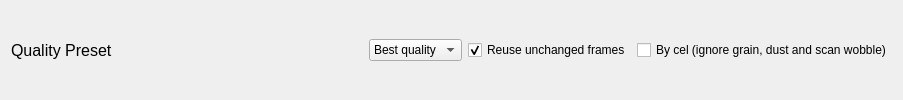
                                   <widget class="QWidget" name="qualityPresetContainer" native="true">
                                    <layout class="QHBoxLayout" name="horizontalLayout_qualityPreset">
                                     <item>
                                      <widget class="QLabel" name="qualityPresetLabel">
                                       <property name="font">
                                        <font>
                                         <pointsize>12</pointsize>
                                        </font>
                                       </property>
                                       <property name="text">
                                        <string>Quality Preset</string>
                                       </property>
                                      </widget>
                                     </item>
                                     <item>
                                      <spacer name="horizontalSpacer_qualityPreset">
                                       <property name="orientation">
                                        <enum>Qt::Orientation::Horizontal</enum>
                                       </property>
                                       <property name="sizeHint" stdset="0">
                                        <size>
                                         <width>237</width>
                                         <height>20</height>
                                        </size>
                                       </property>
                                      </spacer>
                                     </item>
                                     <item>
                                      <widget class="QLabel" name="qualityPresetInfoLabel">
                                       <property name="maximumSize">
                                        <size>
                                         <width>25</width>
                                         <height>25</height>
                                        </size>
                                       </property>
                                       <property name="text">
                                        <string/>
                                       </property>
                                       <property name="pixmap">
                                        <pixmap resource="resources.qrc">:/icons/icons/info.svg</pixmap>
                                       </property>
                                       <property name="scaledContents">
                                        <bool>true</bool>
                                       </property>
                                      </widget>
                                     </item>
                                     <item>
                                      <widget class="QComboBox" name="qualityPresetComboBox">
                                       <property name="minimumSize">
                                        <size>
                                         <width>0</width>
                                         <height>0</height>
                                        </size>
                                       </property>
                                       <item>
                                        <property name="text">
                                         <string>Best quality</string>
                                        </property>
                                       </item>
                                       <item>
                                        <property name="text">
                                         <string>Fast</string>
                                        </property>
                                       </item>
                                      </widget>
                                     </item>
                                     <item>
                                      <widget class="QCheckBox" name="frameReuse">
                                       <property name="text">
                                        <string>Reuse unchanged frames</string>
                                       </property>
                                       <property name="checked">
                                        <bool>true</bool>
                                       </property>
                                      </widget>
                                     </item>
                                     <item>
                                      <widget class="QCheckBox" name="celReuse">
                                       <property name="text">
                                        <string>By cel (ignore grain, dust and scan wobble)</string>
                                       </property>
                                       <property name="checked">
                                        <bool>false</bool>
                                       </property>
                                      </widget>
                                     </item>
                                    </layout>
                                   </widget>
